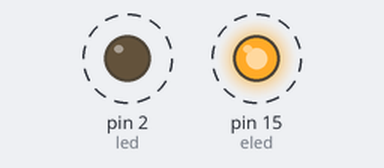
This sketch was run on a simulated Arduino Uno, built with avr-gcc and run on an emulated ATmega328P. Shown: output pins drawn as LEDs (lit = HIGH). Dashed ring = blinking.

Above: at 0.2 s.
Timing chart, 0 to 3.0 s (numbered marks = the images above):
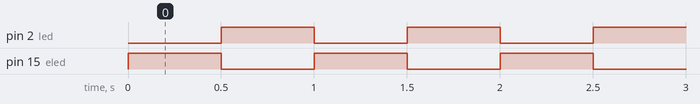

The sketch:

Blink.ino
```cpp
#define led 2
#define eled 15

void setup(){
  pinMode(led,OUTPUT);
  pinMode(eled,OUTPUT);
}

void loop(){
  digitalWrite(led,LOW);
  digitalWrite(eled,HIGH);
  delay(500);
  digitalWrite(led,HIGH);
  digitalWrite(eled,LOW);
  delay(500);
}
```

Measured:
- by itself, pin 2 (led), pin 15 (eled): alternates HIGH for 0.50 s and LOW for 0.50 s
